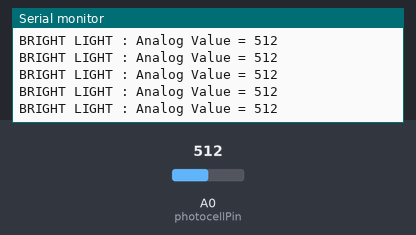
A sketch run on a simulated Arduino Uno, built with avr-gcc and run on an emulated ATmega328P. Shown: the last lines printed to the serial monitor. The test bench sets the inputs (shaded band); at power-on: A0 (photocellPin) = 512.

Above: at 1.2 s.
1.3 s: A0 (photocellPin) set to 491
At 1.31 s:
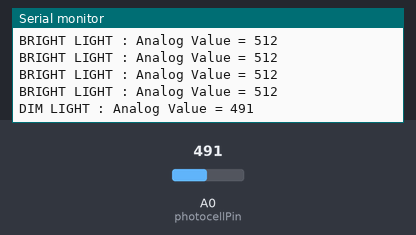
3.2 s: A0 (photocellPin) set to 210
At 3.22 s:
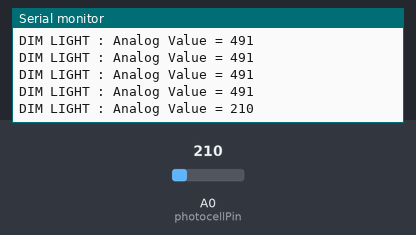
4.7 s: A0 (photocellPin) set to 189
At 4.73 s:
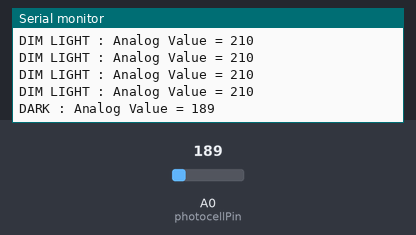

Measured:
- the behaviour switches between 501 and 500 on A0 (photocellPin) (found by bisection; images 0 and 1)
- the behaviour switches between 201 and 200 on A0 (photocellPin) (found by bisection; images 2 and 3)
- after the input at 1.3 s, the serial monitor: prints a new line at once (image 1)
- after the input at 3.2 s, the serial monitor: prints a new line at once (image 2)
- after the input at 4.7 s, the serial monitor: prints a new line at once (image 3)

The sketch:

ldr.ino
```cpp
int photocellPin = 0; // LDR and 10K pulldown registor are connected to A0
int photocellReading; // Variable to read the analog value

void setup(void) {
 // Initialize Serial Monitor
 Serial.begin(9600);
}

void loop(void) {
 photocellReading = analogRead(photocellPin);

if (photocellReading <= 200) {
 Serial.println("DARK : Analog Value = " + String(photocellReading));
 }
 else if (photocellReading > 200 && photocellReading <= 500) {
 Serial.println("DIM LIGHT : Analog Value = " + String(photocellReading));
 }
 else if (photocellReading > 500 && photocellReading <= 800) {
 Serial.println("BRIGHT LIGHT : Analog Value = " + String(photocellReading));
 }
 else if (photocellReading > 800) {
 Serial.println("FULL DAY LIGHT : Analog Value = " + String(photocellReading));
 }

 delay(100);
}
```
